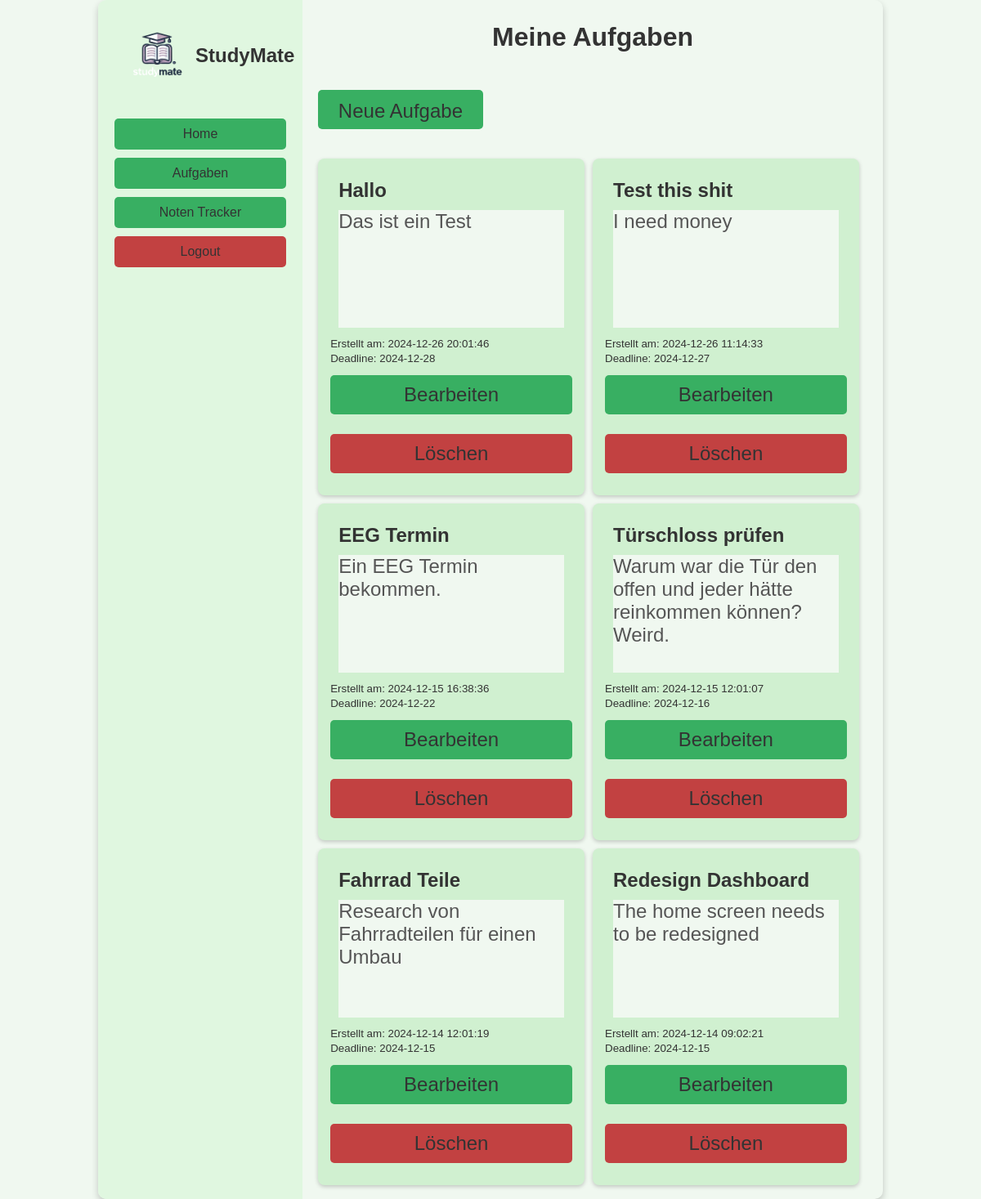
The page /todos (signed in) on the database its author committed.
### app/models.py (models this page shows)
class ToDo(db.Model):
    id = db.Column(db.Integer, primary_key=True)
    title = db.Column(db.String(100), nullable=False)
    description = db.Column(db.Text, nullable=True)
    created_at = db.Column(db.DateTime, default=db.func.current_timestamp())
    user_id = db.Column(db.Integer, db.ForeignKey('user.id'))
    deadline = db.Column(db.DateTime, nullable=True)

### app/routes.py (the view)
@main.route('/todos')
@login_required
def todos():
    csrf_token = generate_csrf()  # Generate CSRF token
    form = ThemeToggleForm()  # Instantiate the form
    tasks = ToDo.query.filter_by(user_id=current_user.id).order_by(ToDo.created_at.desc()).all()
    return render_template('todos.html', tasks=tasks, form=form, csrf_token=csrf_token)  # Pass the form to the template

### app/__init__.py (called while the page is built)
@login_manager.user_loader
def load_user(user_id):
    return User.query.get(int(user_id))

### app/routes.py (called while the page is built)
@main.context_processor
def inject_user_preferences():
    return {'light_mode': getattr(current_user, 'light_mode', False)}

### app/templates/todos.html
{% extends "base.html" %}
{% block content %}
<h1>Meine Aufgaben</h1>
    <div class="big_button">
        <a href="{{ url_for('main.add_todo') }}" class="btn btn-primary big_btn" role="button">Neue Aufgabe</a>
    </div>
    <div class="card-container">
            {% for task in tasks %}
        <div class="todo-card">
                <h2>{{ task.title }}</h2>
                <p class="description">{{ task.description }}</p>
                <small>Erstellt am: {{ task.created_at }}</small><br>
                <small>Deadline: {{ task.deadline.strftime('%Y-%m-%d') if task.deadline else 'No deadline set' }}</small>
            <div class="btn_container">
                <form action="{{ url_for('main.edit_todo', task_id=task.id) }}" method="GET" style="display:inline;">
                    <button type="submit" class="btn btn-primary">Bearbeiten</button>
                </form>
                <form action="{{ url_for('main.delete_todo', task_id=task.id) }}" method="POST" style="display:inline;">
                    <button type="submit" class="btn btn-primary btn-delete">Löschen</button>
                </form>
            </div>
        </div>
            {% endfor %}
    </div>
{% endblock %}

### app/static/style.css (style rules this page uses)
:root { --primary-purple: #9b6dff; --primary-hover: #8557f7; --dark-bg: #1e1926; --sidebar-bg: #2a2433; --card-bg: #332b3d; --text-primary: #ffffff; --text-secondary: #e0d5ff; --text-muted: #b4a5d6; --border-color: #3d3447; --alert-color: rgb(194, 65, 65); --light-bg: #f0f8f0; --light-sidebar-bg: #e0f7e0; --light-card-bg: #d0f0d0; --light-text-primary: #333333; --light-text-secondary: #555555; --light-border-color: #a0d0a0; --light-primary-green: #38af62; --light-primary-green-hover: #19763a; }
* { margin: 0; padding: 0; box-sizing: border-box; font-family: Arial, sans-serif; }
body { height: 100vh; display: flex; justify-content: center; align-items: center; background-color: var(--dark-bg); }
h1 { text-align: center; color: var(--text-primary); margin: 10px; }
h2 { color: var(--text-secondary); margin: 10px; }
small { color: var(--text-secondary); }
button { width: 100%; height: 50px; padding: 15px; font-size: 1.2rem; background-color: var(--primary-purple); color: var(--text-primary); border: none; border-radius: 5px; cursor: pointer; transition: background-color 0.3s ease; }
.btn { display: inline-block; padding: 10px 20px; margin: 0.5em 0 0.5em 0; border: none; border-radius: 5px; text-align: center; cursor: pointer; text-decoration: none; transition: background-color 0.3s ease; width: 100%; height: 3rem; font-size: 1.5em; }
.btn-primary { background-color: var(--primary-purple); color: var(--text-primary); }
.btn-delete { background-color: var(--alert-color); color: var(--text-primary); }
.big_button { width: 30%; height: 2em; margin: 5% 0; line-height: 2em; padding: 0; }
.description { background-color: var(--dark-bg); color: var(--text-secondary); height: 6em; }
p { color: var(--text-muted); font-size: 1.5em; margin: 10px; }
.card-container { width: 100%; margin-top: 8%; display: flex; flex-wrap: wrap; justify-content: flex-start; }
.todo-card { background-color: var(--card-bg); width: calc(50% - 10px); height: auto; padding: 15px; margin-top: 10px; margin-right: 10px; border-radius: 8px; box-shadow: 0 2px 5px rgba(0, 0, 0, 0.2); }
body.light-mode { background-color: var(--light-bg); color: var(--light-text-primary); }
body.light-mode .overview, body.light-mode .todo-card { background-color: var(--light-card-bg); color: var(--light-text-primary); }
body.light-mode .description { background-color: var(--light-bg); color: var(--light-text-secondary); }
body.light-mode .btn-primary, body.light-mode .nav-item { background-color: var(--light-primary-green); color: var(--light-text-primary); }
body.light-mode .btn-delete { background-color: var(--alert-color); }
body.light-mode h1, body.light-mode h2, body.light-mode h3, body.light-mode p, body.light-mode small, body.light-mode table, body.light-mode ul, body.light-mode li, body.light-mode footer { color: var(--light-text-primary); }

### rows shown on the page
ToDo: title "Hallo", description "Das ist ein Test", created_at "2024-12-26 20:01:46", deadline "2024-12-28"
ToDo: title "Test this shit", description "I need money", created_at "2024-12-26 11:14:33", deadline "2024-12-27"
ToDo: title "EEG Termin", description "Ein EEG Termin bekommen.", created_at "2024-12-15 16:38:36", deadline "2024-12-22"
ToDo: title "Türschloss prüfen", description "Warum war die Tür den offen und jeder hätte reinkommen können? Weird.", created_at "2024-12-15 12:01:07", deadline "2024-12-16"
ToDo: title "Fahrrad Teile", description "Research von Fahrradteilen für einen Umbau", created_at "2024-12-14 12:01:19", deadline "2024-12-15"
ToDo: title "Redesign Dashboard", description "The home screen needs to be redesigned", created_at "2024-12-14 09:02:21", deadline "2024-12-15"
